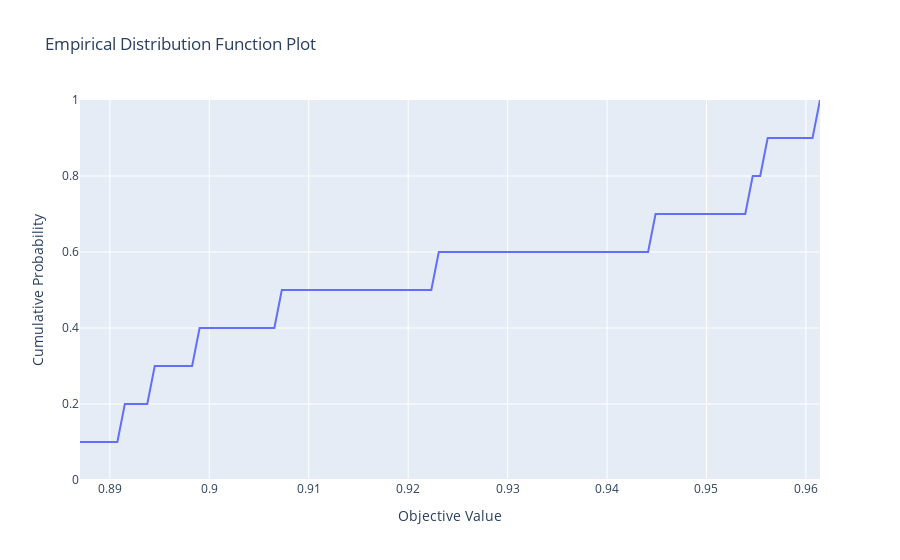

Notebook source saved alongside this figure:
### Code cell
fig = optuna.visualization.plot_edf([study])
show(fig)
